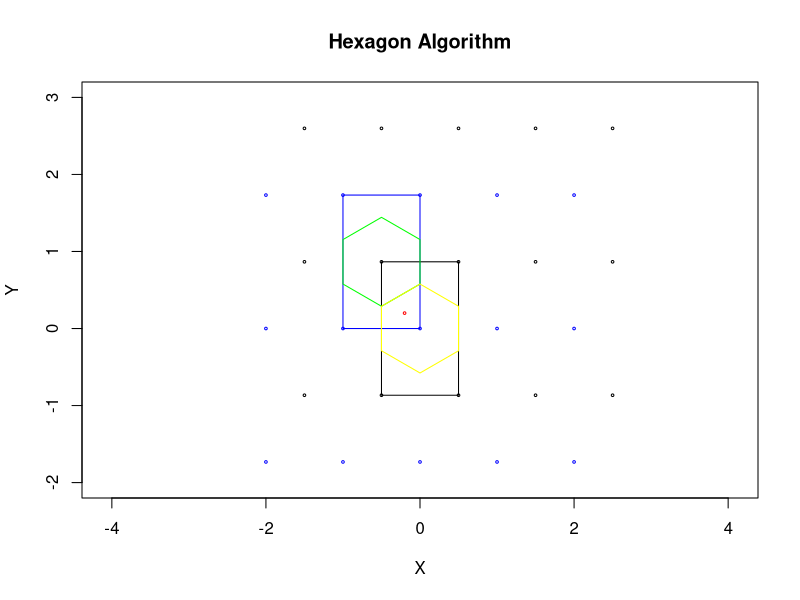

Reproduce this figure in R.

# clear variables and close windows
rm(list = ls(all = TRUE))
graphics.off()

# install and load packages
libraries = c("hexbin")
lapply(libraries, function(x) if (!(x %in% installed.packages())) {
install.packages(x)
})
lapply(libraries, library, quietly = TRUE, character.only = TRUE)

# create blue and black points
a = c(-sqrt(3), 0, sqrt(3))
blue = rep(-2:2, each = length(a))
b = c(-sqrt(3)/2, sqrt(3)/2, 3 * sqrt(3)/2)

black = rep(-1.5:2.5, each = length(b))
point1 = rep(a, length(blue)/length(a))
point2 = rep(b, length(black)/length(b))
red = c(-0.2, 0.2)

co1 = sqrt(3)/2 - 1/sqrt(3)
co2 = sqrt(3)/2 - 1/(2 * sqrt(3))
co3 = sqrt(3)/2 + 1/(2 * sqrt(3))
co4 = sqrt(3)/2 + 1/sqrt(3)
co5 = -1/sqrt(3)
co6 = -1/(2 * sqrt(3))

# plot
plot(xy.coords(blue, point1), main = "Hexagon Algorithm", col = "blue", xlab = "X", ylab = "Y", xlim = c(-2, 
    2), ylim = c(-2, 3), asp = 1, cex = 0.35)

points(xy.coords(black, point2), col = "black", xlim = c(-2, 2), ylim = c(-3, 3), 
    asp = 1, cex = 0.35)

# create a red point
points(xy.coords(-0.2, 0.2), col = "red", xlim = c(-2, 2), ylim = c(-3, 3), asp = 1, 
    cex = 0.35)

# creat blue rectangle
polygon(c(-1, -1, 0, 0), c(0, sqrt(3), sqrt(3), 0), border = "blue", xlim = c(-2, 
    2), ylim = c(-3, 3), asp = 1, cex = 0.35)

# creat black rectangle
polygon(c(-0.5, -0.5, 0.5, 0.5), c(-sqrt(3)/2, sqrt(3)/2, sqrt(3)/2, -sqrt(3)/2), 
    xlim = c(-2, 2), ylim = c(-3, 3), asp = 1, cex = 0.35)

# creat green hexagon
polygon(c(-0.5, -1, -1, -0.5, 0, 0), c(co1, co2, co3, co4, co3, co2), border = "green", 
    xlim = c(-2, 2), ylim = c(-3, 3), asp = 1, cex = 0.35)

# creat yellow hexagon
polygon(c(0, -0.5, -0.5, 0, 0.5, 0.5), c(co5, co6, co1, co2, co1, co6), border = "yellow", 
    xlim = c(-2, 2), ylim = c(-3, 3), asp = 1, cex = 0.35)
